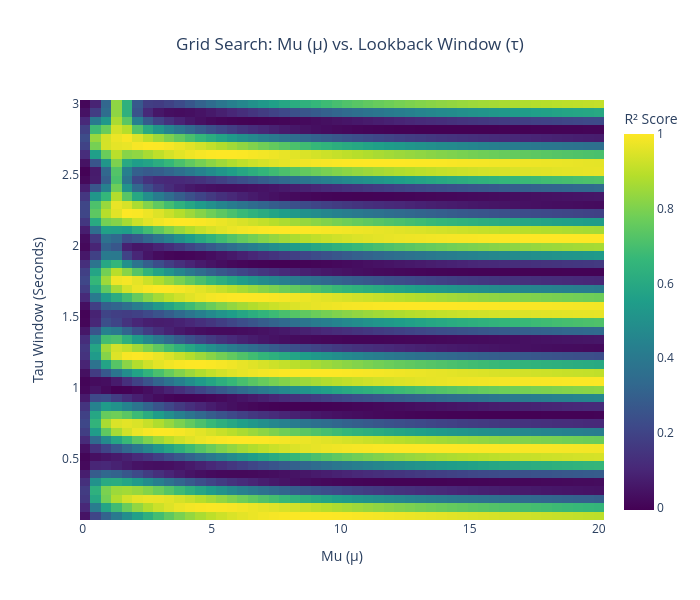

Notebook source saved alongside this figure:
### Code cell
fig = go.Figure(
    data=go.Heatmap(
        z=r2_grid.reshape(trial_count, trial_count),
        x=mu_values,
        y=tau_values,
        colorscale="Viridis",
        hovertemplate="Mu (μ): %{x:.2f}<br>Tau (seconds): %{y:.2f}<br>R² Score: %{z:.4f}<extra></extra>",
        colorbar=dict(title="R² Score"),
    )
)

fig.update_layout(
    title=dict(
        text="Grid Search: Mu (μ) vs. Lookback Window (τ)",
        x=0.5,
    ),
    xaxis=dict(title="Mu (μ)"),
    yaxis=dict(title="Tau Window (Seconds)"),
    width=700,
    height=600,
)

fig.show()

### Figure 1 — Plotly figure (JSON) as saved in the notebook; plotly's stock layout.template omitted (floating-point values rounded to 4 significant figures; data arrays with more than 128 entries replaced by an {"elided": "..."} marker saying what was removed)
{"data": [{"colorbar": {"title": {"text": "R² Score"}}, "colorscale": [[0, "#440154"], [0.1111, "#482878"], [0.2222, "#3e4989"], [0.3333, "#31688e"], [0.4444, "#26828e"], [0.5556, "#1f9e89"], [0.6667, "#35b779"], [0.7778, "#6ece58"], [0.8889, "#b5de2b"], [1, "#fde725"]], "hovertemplate": "Mu (μ): %{x:.2f}<br>Tau (seconds): %{y:.2f}<br>R² Score: %{z:.4f}<extra></extra>", "type": "heatmap", "x": [0.1, 0.5061, 0.9122, 1.318, 1.724, 2.131, 2.537, 2.943, 3.349, 3.755, 4.161, 4.567, 4.973, 5.38, 5.786, 6.192, 6.598, 7.004, 7.41, 7.816, 8.222, 8.629, 9.035, 9.441, 9.847, 10.25, 10.66, 11.07, 11.47, 11.88, 12.28, 12.69, 13.1, 13.5, 13.91, 14.31, 14.72, 15.13, 15.53, 15.94, 16.34, 16.75, 17.16, 17.56, 17.97, 18.38, 18.78, 19.19, 19.59, 20.0], "y": [0.1, 0.1592, 0.2184, 0.2776, 0.3367, 0.3959, 0.4551, 0.5143, 0.5735, 0.6327, 0.6918, 0.751, 0.8102, 0.8694, 0.9286, 0.9878, 1.047, 1.106, 1.165, 1.224, 1.284, 1.343, 1.402, 1.461, 1.52, 1.58, 1.639, 1.698, 1.757, 1.816, 1.876, 1.935, 1.994, 2.053, 2.112, 2.171, 2.231, 2.29, 2.349, 2.408, 2.467, 2.527, 2.586, 2.645, 2.704, 2.763, 2.822, 2.882, 2.941, 3.0], "z": {"elided": "50x50 float values"}}], "layout": {"height": 600, "title": {"text": "Grid Search: Mu (μ) vs. Lookback Window (τ)", "x": 0.5}, "width": 700, "xaxis": {"title": {"text": "Mu (μ)"}}, "yaxis": {"title": {"text": "Tau Window (Seconds)"}}}}
